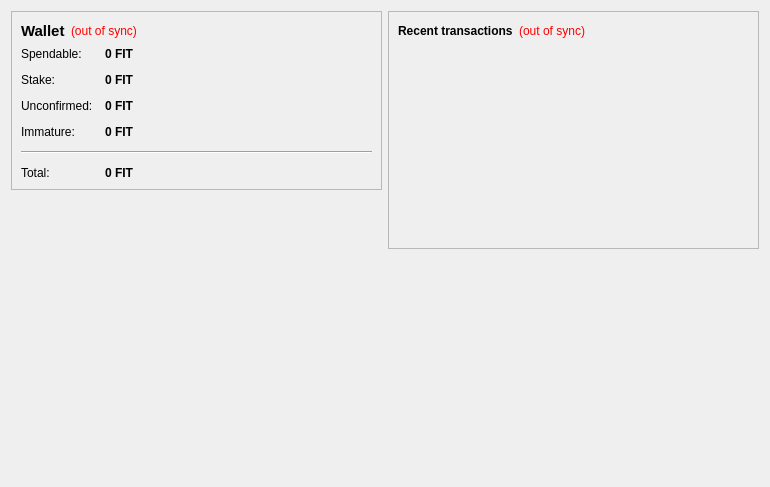
<?xml version="1.0" encoding="UTF-8"?>
<ui version="4.0">
 <class>OverviewPage</class>
 <widget class="QWidget" name="OverviewPage">
  <property name="geometry">
   <rect>
    <x>0</x>
    <y>0</y>
    <width>770</width>
    <height>487</height>
   </rect>
  </property>
  <property name="windowTitle">
   <string>Form</string>
  </property>
  <layout class="QHBoxLayout" name="horizontalLayout" stretch="1,1">
   <item>
    <layout class="QVBoxLayout" name="verticalLayout_2">
     <item>
      <widget class="QFrame" name="frame">
       <property name="frameShape">
        <enum>QFrame::StyledPanel</enum>
       </property>
       <property name="frameShadow">
        <enum>QFrame::Raised</enum>
       </property>
       <layout class="QVBoxLayout" name="verticalLayout_4">
        <item>
         <layout class="QHBoxLayout" name="horizontalLayout_4">
          <item>
           <widget class="QLabel" name="label_5">
            <property name="font">
             <font>
              <pointsize>11</pointsize>
              <weight>75</weight>
              <bold>true</bold>
             </font>
            </property>
            <property name="text">
             <string>Wallet</string>
            </property>
           </widget>
          </item>
          <item>
           <widget class="QLabel" name="labelWalletStatus">
            <property name="toolTip">
             <string>The displayed information may be out of date. Your wallet automatically synchronizes with the FitCoin network after a connection is established, but this process has not completed yet.</string>
            </property>
            <property name="styleSheet">
             <string notr="true">QLabel { color: red; }</string>
            </property>
            <property name="text">
             <string notr="true">(out of sync)</string>
            </property>
            <property name="alignment">
             <set>Qt::AlignLeading|Qt::AlignLeft|Qt::AlignVCenter</set>
            </property>
           </widget>
          </item>
          <item>
           <spacer name="horizontalSpacer_2">
            <property name="orientation">
             <enum>Qt::Horizontal</enum>
            </property>
            <property name="sizeHint" stdset="0">
             <size>
              <width>40</width>
              <height>20</height>
             </size>
            </property>
           </spacer>
          </item>
         </layout>
        </item>
        <item>
         <layout class="QFormLayout" name="formLayout_2">
          <property name="fieldGrowthPolicy">
           <enum>QFormLayout::AllNonFixedFieldsGrow</enum>
          </property>
          <property name="horizontalSpacing">
           <number>12</number>
          </property>
          <property name="verticalSpacing">
           <number>12</number>
          </property>
          <item row="0" column="0">
           <widget class="QLabel" name="label">
            <property name="text">
             <string>Spendable:</string>
            </property>
           </widget>
          </item>
          <item row="0" column="1">
           <widget class="QLabel" name="labelBalance">
            <property name="font">
             <font>
              <weight>75</weight>
              <bold>true</bold>
             </font>
            </property>
            <property name="cursor">
             <cursorShape>IBeamCursor</cursorShape>
            </property>
            <property name="toolTip">
             <string>Your current spendable balance</string>
            </property>
            <property name="text">
             <string notr="true">0 FIT</string>
            </property>
            <property name="textInteractionFlags">
             <set>Qt::LinksAccessibleByMouse|Qt::TextSelectableByKeyboard|Qt::TextSelectableByMouse</set>
            </property>
           </widget>
          </item>
          <item row="1" column="0">
           <widget class="QLabel" name="label_6">
            <property name="text">
             <string>Stake:</string>
            </property>
           </widget>
          </item>
          <item row="1" column="1">
           <widget class="QLabel" name="labelStake">
            <property name="font">
             <font>
              <weight>75</weight>
              <bold>true</bold>
             </font>
            </property>
            <property name="cursor">
             <cursorShape>IBeamCursor</cursorShape>
            </property>
            <property name="toolTip">
             <string>Total of coins that was staked, and do not yet count toward the current balance</string>
            </property>
            <property name="text">
             <string notr="true">0 FIT</string>
            </property>
            <property name="textInteractionFlags">
             <set>Qt::LinksAccessibleByMouse|Qt::TextSelectableByKeyboard|Qt::TextSelectableByMouse</set>
            </property>
           </widget>
          </item>
          <item row="2" column="0">
           <widget class="QLabel" name="label_3">
            <property name="text">
             <string>Unconfirmed:</string>
            </property>
           </widget>
          </item>
          <item row="2" column="1">
           <widget class="QLabel" name="labelUnconfirmed">
            <property name="font">
             <font>
              <weight>75</weight>
              <bold>true</bold>
             </font>
            </property>
            <property name="cursor">
             <cursorShape>IBeamCursor</cursorShape>
            </property>
            <property name="toolTip">
             <string>Total of transactions that have yet to be confirmed, and do not yet count toward the current balance</string>
            </property>
            <property name="text">
             <string notr="true">0 FIT</string>
            </property>
            <property name="textInteractionFlags">
             <set>Qt::LinksAccessibleByMouse|Qt::TextSelectableByKeyboard|Qt::TextSelectableByMouse</set>
            </property>
           </widget>
          </item>
          <item row="3" column="0">
           <widget class="QLabel" name="labelImmatureText">
            <property name="text">
             <string>Immature:</string>
            </property>
           </widget>
          </item>
          <item row="3" column="1">
           <widget class="QLabel" name="labelImmature">
            <property name="font">
             <font>
              <weight>75</weight>
              <bold>true</bold>
             </font>
            </property>
            <property name="toolTip">
             <string>Mined balance that has not yet matured</string>
            </property>
            <property name="text">
             <string notr="true">0 FIT</string>
            </property>
            <property name="textInteractionFlags">
             <set>Qt::LinksAccessibleByMouse|Qt::TextSelectableByKeyboard|Qt::TextSelectableByMouse</set>
            </property>
           </widget>
          </item>
          <item row="4" column="0" colspan="2">
           <widget class="Line" name="line">
            <property name="orientation">
             <enum>Qt::Horizontal</enum>
            </property>
           </widget>
          </item>
          <item row="5" column="0">
           <widget class="QLabel" name="labelTotalText">
            <property name="text">
             <string>Total:</string>
            </property>
           </widget>
          </item>
          <item row="5" column="1">
           <widget class="QLabel" name="labelTotal">
            <property name="font">
             <font>
              <weight>75</weight>
              <bold>true</bold>
             </font>
            </property>
            <property name="cursor">
             <cursorShape>IBeamCursor</cursorShape>
            </property>
            <property name="toolTip">
             <string>Your current total balance</string>
            </property>
            <property name="text">
             <string notr="true">0 FIT</string>
            </property>
            <property name="textInteractionFlags">
             <set>Qt::LinksAccessibleByMouse|Qt::TextSelectableByKeyboard|Qt::TextSelectableByMouse</set>
            </property>
           </widget>
          </item>
         </layout>
        </item>
       </layout>
      </widget>
     </item>
     <item>
      <spacer name="verticalSpacer">
       <property name="orientation">
        <enum>Qt::Vertical</enum>
       </property>
       <property name="sizeHint" stdset="0">
        <size>
         <width>20</width>
         <height>40</height>
        </size>
       </property>
      </spacer>
     </item>
     <item>
      <widget class="QLabel" name="label_2">
       <property name="autoFillBackground">
        <bool>true</bool>
       </property>
       <property name="text">
        <string/>
       </property>
       <property name="pixmap">
        <pixmap resource="../bitcoin.qrc">:/icons/drmbg</pixmap>
       </property>
       <property name="scaledContents">
        <bool>false</bool>
       </property>
       <property name="margin">
        <number>0</number>
       </property>
      </widget>
     </item>
    </layout>
   </item>
   <item>
    <layout class="QVBoxLayout" name="verticalLayout_3">
     <item>
      <widget class="QFrame" name="frame_2">
       <property name="frameShape">
        <enum>QFrame::StyledPanel</enum>
       </property>
       <property name="frameShadow">
        <enum>QFrame::Raised</enum>
       </property>
       <layout class="QVBoxLayout" name="verticalLayout">
        <item>
         <layout class="QHBoxLayout" name="horizontalLayout_2">
          <item>
           <widget class="QLabel" name="label_4">
            <property name="text">
             <string>&lt;b&gt;Recent transactions&lt;/b&gt;</string>
            </property>
           </widget>
          </item>
          <item>
           <widget class="QLabel" name="labelTransactionsStatus">
            <property name="toolTip">
             <string>The displayed information may be out of date. Your wallet automatically synchronizes with the FitCoin network after a connection is established, but this process has not completed yet.</string>
            </property>
            <property name="styleSheet">
             <string notr="true">QLabel { color: red; }</string>
            </property>
            <property name="text">
             <string notr="true">(out of sync)</string>
            </property>
            <property name="alignment">
             <set>Qt::AlignRight|Qt::AlignTrailing|Qt::AlignVCenter</set>
            </property>
           </widget>
          </item>
          <item>
           <spacer name="horizontalSpacer">
            <property name="orientation">
             <enum>Qt::Horizontal</enum>
            </property>
            <property name="sizeHint" stdset="0">
             <size>
              <width>40</width>
              <height>20</height>
             </size>
            </property>
           </spacer>
          </item>
         </layout>
        </item>
        <item>
         <widget class="QListView" name="listTransactions">
          <property name="styleSheet">
           <string notr="true">QListView { background: transparent; }</string>
          </property>
          <property name="frameShape">
           <enum>QFrame::NoFrame</enum>
          </property>
          <property name="verticalScrollBarPolicy">
           <enum>Qt::ScrollBarAlwaysOff</enum>
          </property>
          <property name="horizontalScrollBarPolicy">
           <enum>Qt::ScrollBarAlwaysOff</enum>
          </property>
          <property name="selectionMode">
           <enum>QAbstractItemView::NoSelection</enum>
          </property>
         </widget>
        </item>
       </layout>
      </widget>
     </item>
     <item>
      <spacer name="verticalSpacer_2">
       <property name="orientation">
        <enum>Qt::Vertical</enum>
       </property>
       <property name="sizeHint" stdset="0">
        <size>
         <width>20</width>
         <height>40</height>
        </size>
       </property>
      </spacer>
     </item>
    </layout>
   </item>
  </layout>
 </widget>
 <resources/>
 <connections/>
</ui>
